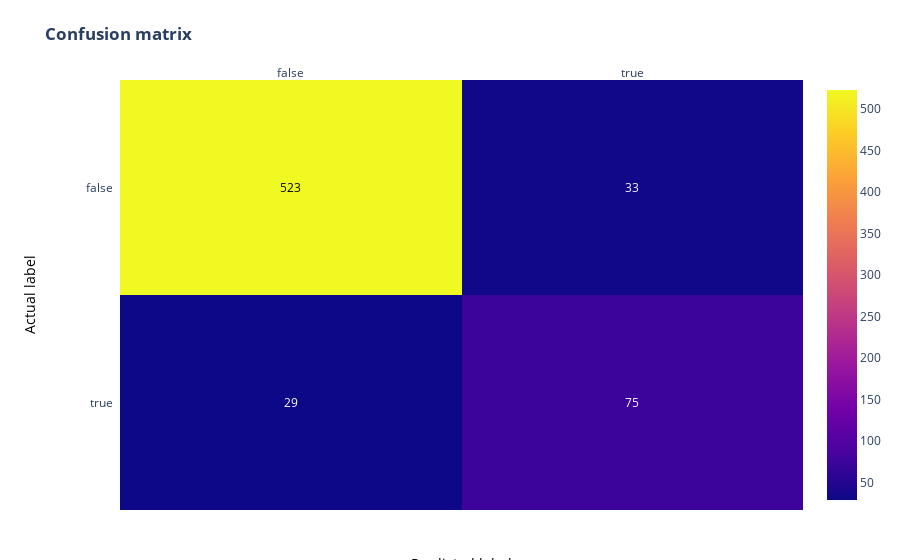

This figure's notebook cell:
### Code cell
# sklearn has a very convenient utility to build confusion matrices
#We can now use this model to predict whether objects in the snow are hikers or not.

Let's plot its confusion matrix
from sklearn.metrics import confusion_matrix
import plotly.figure_factory as ff

# Calculate the model's accuracy on the TEST set
actual = test.is_hiker
predictions = model.predict(test[features])

# Build and print our confusion matrix, using the actual values and predictions 
# from the test set, calculated in previous cells
cm = confusion_matrix(actual, predictions, normalize=None)

# Create the list of unique labels in the test set, to use in our plot
# I.e., ['True', 'False',]
unique_targets = sorted(list(test["is_hiker"].unique()))

# Convert values to lower case so the plot code can count the outcomes
x = y = [str(s).lower() for s in unique_targets]

# Plot the matrix above as a heatmap with annotations (values) in its cells
fig = ff.create_annotated_heatmap(cm, x, y)

# Set titles and ordering
fig.update_layout(  title_text="<b>Confusion matrix</b>", 
                    yaxis = dict(categoryorder = "category descending"))

fig.add_annotation(dict(font=dict(color="black",size=14),
                        x=0.5,
                        y=-0.15,
                        showarrow=False,
                        text="Predicted label",
                        xref="paper",
                        yref="paper"))

fig.add_annotation(dict(font=dict(color="black",size=14),
                        x=-0.15,
                        y=0.5,
                        showarrow=False,
                        text="Actual label",
                        textangle=-90,
                        xref="paper",
                        yref="paper"))

# We need margins so the titles fit
fig.update_layout(margin=dict(t=80, r=20, l=120, b=50))
fig['data'][0]['showscale'] = True
fig.show()

### Figure 1 — Plotly figure (JSON) as saved in the notebook; plotly's stock layout.template omitted (floating-point values rounded to 4 significant figures)
{"data": [{"colorscale": [[0, "#0d0887"], [0.1111, "#46039f"], [0.2222, "#7201a8"], [0.3333, "#9c179e"], [0.4444, "#bd3786"], [0.5556, "#d8576b"], [0.6667, "#ed7953"], [0.7778, "#fb9f3a"], [0.8889, "#fdca26"], [1, "#f0f921"]], "reversescale": false, "showscale": true, "type": "heatmap", "x": ["false", "true"], "y": ["false", "true"], "z": [[523, 33], [29, 75]]}], "layout": {"annotations": [{"font": {"color": "#000000"}, "showarrow": false, "text": "523", "x": "false", "xref": "x", "y": "false", "yref": "y"}, {"font": {"color": "#FFFFFF"}, "showarrow": false, "text": "33", "x": "true", "xref": "x", "y": "false", "yref": "y"}, {"font": {"color": "#FFFFFF"}, "showarrow": false, "text": "29", "x": "false", "xref": "x", "y": "true", "yref": "y"}, {"font": {"color": "#FFFFFF"}, "showarrow": false, "text": "75", "x": "true", "xref": "x", "y": "true", "yref": "y"}, {"font": {"color": "black", "size": 14}, "showarrow": false, "text": "Predicted label", "x": 0.5, "xref": "paper", "y": -0.15, "yref": "paper"}, {"font": {"color": "black", "size": 14}, "showarrow": false, "text": "Actual label", "textangle": -90, "x": -0.15, "xref": "paper", "y": 0.5, "yref": "paper"}], "margin": {"b": 50, "l": 120, "r": 20, "t": 80}, "title": {"text": "<b>Confusion matrix</b>"}, "xaxis": {"dtick": 1, "gridcolor": "rgb(0, 0, 0)", "side": "top", "ticks": ""}, "yaxis": {"categoryorder": "category descending", "dtick": 1, "ticks": "", "ticksuffix": "  "}}}
